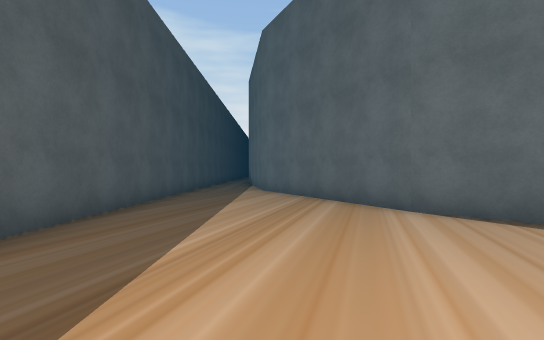
[1] (above)

13 first-person views from a walk through a scene from a Unity 3-D project. The camera is 1.4 m above the floor, looks level and sees 85° across. The floor is counted in squares, 2 m on a side. Each view is taken from the middle of a square. On the plan, view 1 faces up. The plan holds only what a view shows up to about 10 squares ahead; the rest is blank. The place goes on beyond the plan. The player is left out. Some surface patterns are stand-ins.

[2]
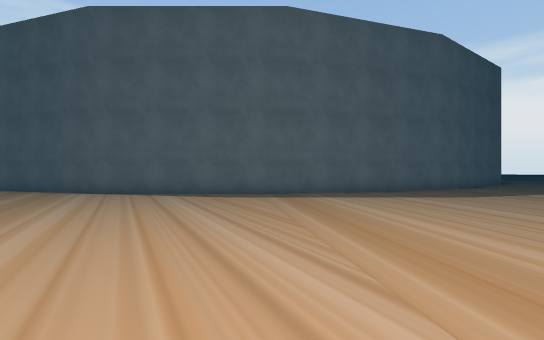

[3]
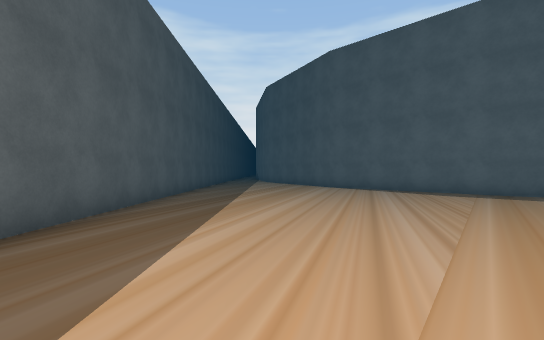

[4]
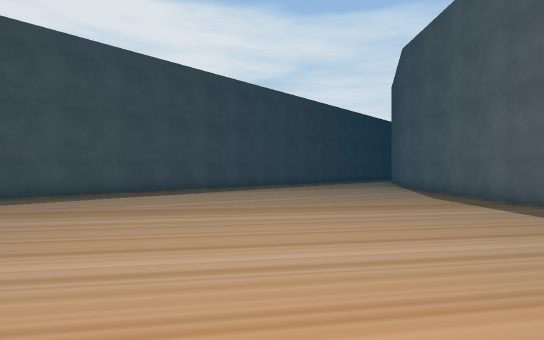

[5]
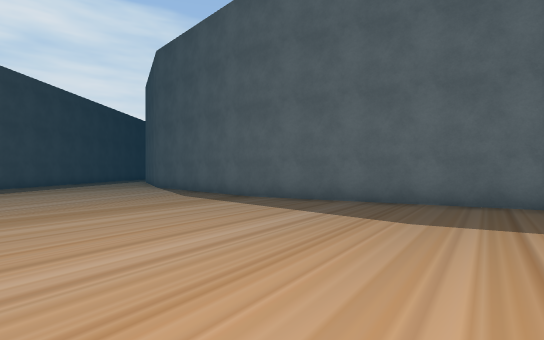

[6]
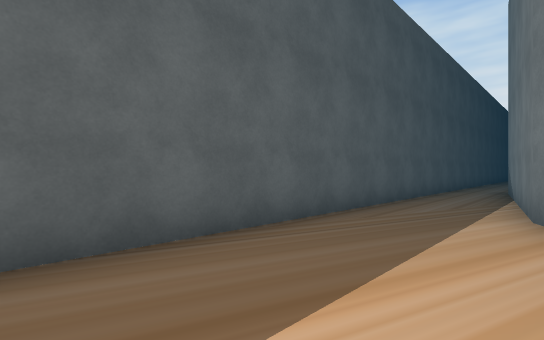

[7]
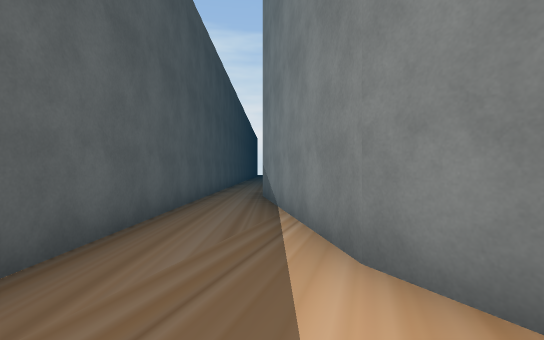

[8]
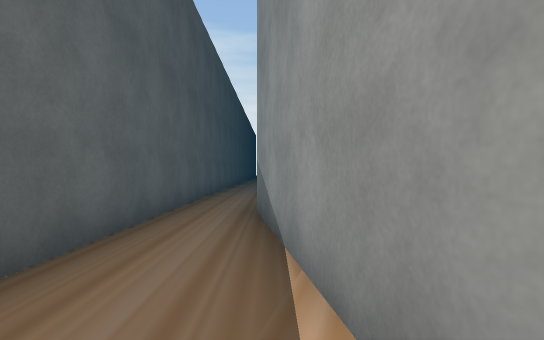

[9]
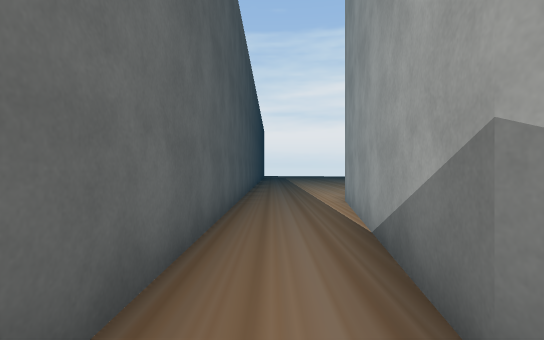

[10]
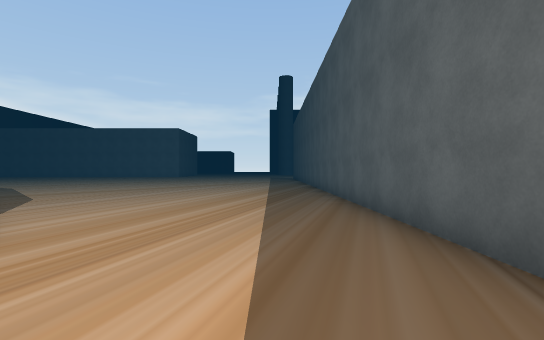

[11]
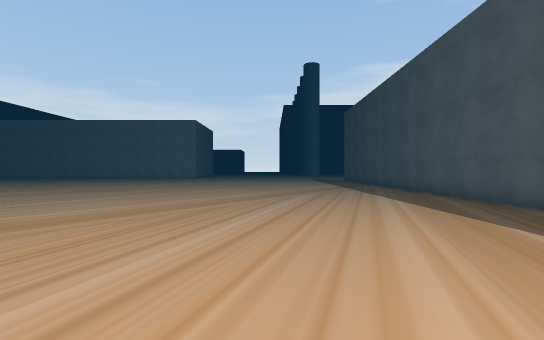

[12]
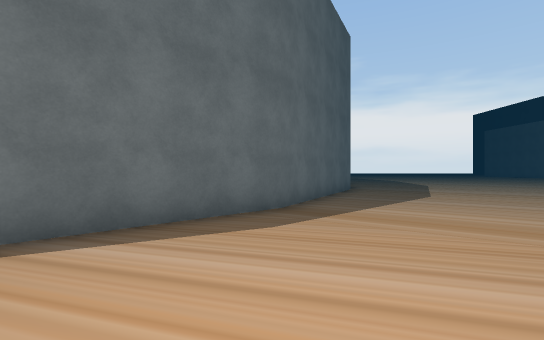

[13]
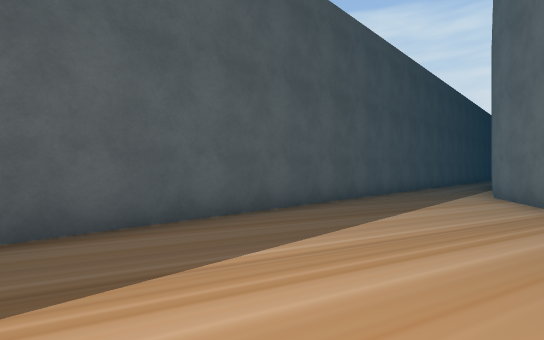

### Floor plan
Points are (right, up) in squares from view 1. A wall is a line through its corners. A room is listed if a view was taken in it or the views show most of it. See-through windows are left out.
Room 1 (views 1, 2, 3, 4, 5, 6, 7, 8, 9, 10, 11, 12, 13)
walls: (10.6, -1.3) (6.5, 0.8) (2.3, 5) (-0.3, 10.2) (-1.2, 16) (-0.5, 20.6); (-2.7, 20.5) (-2.7, -7)

Positions as (right, up) in squares from view 1, and headings:
1: (0, 0), facing up
2: (0, -5), facing up-right
3: (0, -7), facing up
4: (7, -7), facing up-left
5: (7, -7), facing up
6: (0, 5), facing up-left
7: (-1, 8), facing up
8: (-1, 11), facing up
9: (-2, 15), facing up
10: (-1, 8), facing down
11: (2, 3), facing down
12: (1, 1), facing right
13: (1, 1), facing up-left
